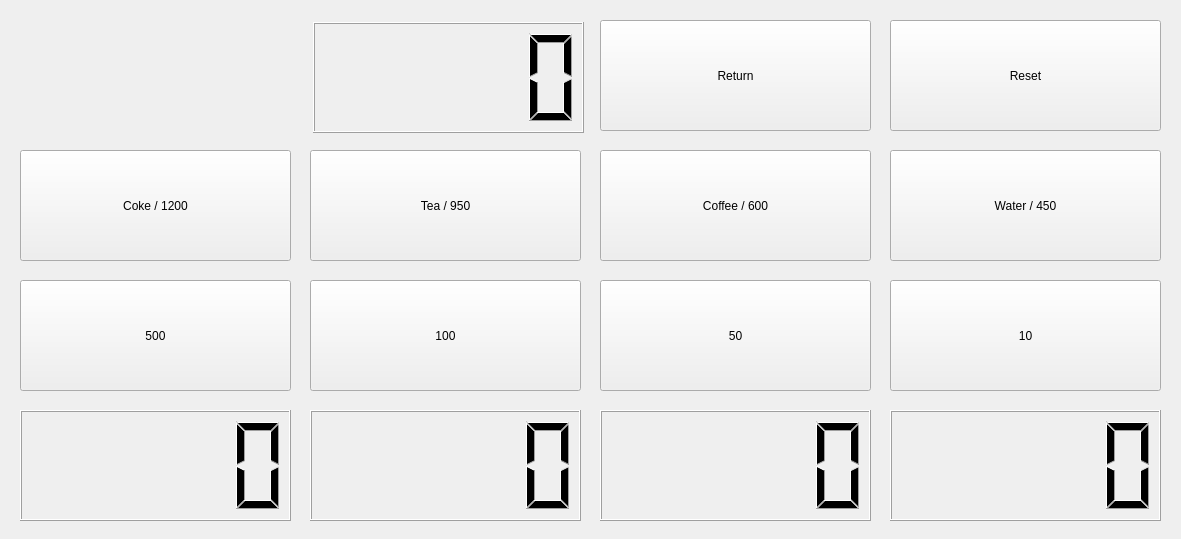
<?xml version="1.0" encoding="UTF-8"?>
<ui version="4.0">
 <class>Widget</class>
 <widget class="QWidget" name="Widget">
  <property name="geometry">
   <rect>
    <x>0</x>
    <y>0</y>
    <width>1181</width>
    <height>539</height>
   </rect>
  </property>
  <property name="windowTitle">
   <string>Widget</string>
  </property>
  <widget class="QPushButton" name="pbCoke">
   <property name="geometry">
    <rect>
     <x>20</x>
     <y>150</y>
     <width>271</width>
     <height>111</height>
    </rect>
   </property>
   <property name="text">
    <string>Coke / 1200</string>
   </property>
  </widget>
  <widget class="QPushButton" name="pbTea">
   <property name="geometry">
    <rect>
     <x>310</x>
     <y>150</y>
     <width>271</width>
     <height>111</height>
    </rect>
   </property>
   <property name="text">
    <string>Tea / 950</string>
   </property>
  </widget>
  <widget class="QPushButton" name="pbCoffee">
   <property name="geometry">
    <rect>
     <x>600</x>
     <y>150</y>
     <width>271</width>
     <height>111</height>
    </rect>
   </property>
   <property name="text">
    <string>Coffee / 600</string>
   </property>
  </widget>
  <widget class="QPushButton" name="pbWater">
   <property name="geometry">
    <rect>
     <x>890</x>
     <y>150</y>
     <width>271</width>
     <height>111</height>
    </rect>
   </property>
   <property name="text">
    <string>Water / 450</string>
   </property>
  </widget>
  <widget class="QPushButton" name="pb500">
   <property name="geometry">
    <rect>
     <x>20</x>
     <y>280</y>
     <width>271</width>
     <height>111</height>
    </rect>
   </property>
   <property name="text">
    <string>500</string>
   </property>
  </widget>
  <widget class="QPushButton" name="pb100">
   <property name="geometry">
    <rect>
     <x>310</x>
     <y>280</y>
     <width>271</width>
     <height>111</height>
    </rect>
   </property>
   <property name="text">
    <string>100</string>
   </property>
  </widget>
  <widget class="QPushButton" name="pb10">
   <property name="geometry">
    <rect>
     <x>890</x>
     <y>280</y>
     <width>271</width>
     <height>111</height>
    </rect>
   </property>
   <property name="text">
    <string>10</string>
   </property>
  </widget>
  <widget class="QPushButton" name="pb50">
   <property name="geometry">
    <rect>
     <x>600</x>
     <y>280</y>
     <width>271</width>
     <height>111</height>
    </rect>
   </property>
   <property name="text">
    <string>50</string>
   </property>
  </widget>
  <widget class="QLCDNumber" name="lcdNumber10">
   <property name="geometry">
    <rect>
     <x>890</x>
     <y>410</y>
     <width>271</width>
     <height>111</height>
    </rect>
   </property>
  </widget>
  <widget class="QLCDNumber" name="lcdNumber50">
   <property name="geometry">
    <rect>
     <x>600</x>
     <y>410</y>
     <width>271</width>
     <height>111</height>
    </rect>
   </property>
  </widget>
  <widget class="QLCDNumber" name="lcdNumber100">
   <property name="geometry">
    <rect>
     <x>310</x>
     <y>410</y>
     <width>271</width>
     <height>111</height>
    </rect>
   </property>
  </widget>
  <widget class="QLCDNumber" name="lcdNumber500">
   <property name="geometry">
    <rect>
     <x>20</x>
     <y>410</y>
     <width>271</width>
     <height>111</height>
    </rect>
   </property>
  </widget>
  <widget class="QLCDNumber" name="lcdNumber">
   <property name="geometry">
    <rect>
     <x>313</x>
     <y>22</y>
     <width>271</width>
     <height>111</height>
    </rect>
   </property>
  </widget>
  <widget class="QPushButton" name="pbReturn">
   <property name="geometry">
    <rect>
     <x>600</x>
     <y>20</y>
     <width>271</width>
     <height>111</height>
    </rect>
   </property>
   <property name="text">
    <string>Return</string>
   </property>
  </widget>
  <widget class="QPushButton" name="pbreSet">
   <property name="geometry">
    <rect>
     <x>890</x>
     <y>20</y>
     <width>271</width>
     <height>111</height>
    </rect>
   </property>
   <property name="text">
    <string>Reset</string>
   </property>
  </widget>
 </widget>
 <layoutdefault spacing="6" margin="11"/>
 <resources/>
 <connections/>
</ui>
